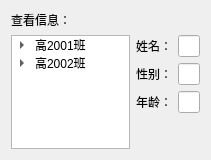
<?xml version="1.0" encoding="UTF-8"?>
<ui version="4.0">
 <class>mainWndClass</class>
 <widget class="QMainWindow" name="mainWndClass">
  <property name="geometry">
   <rect>
    <x>0</x>
    <y>0</y>
    <width>211</width>
    <height>160</height>
   </rect>
  </property>
  <property name="windowTitle">
   <string>mainWnd</string>
  </property>
  <widget class="QWidget" name="centralWidget">
   <layout class="QVBoxLayout" name="verticalLayout_3">
    <item>
     <layout class="QVBoxLayout" name="verticalLayout_2">
      <item>
       <widget class="QLabel" name="label">
        <property name="text">
         <string>查看信息：</string>
        </property>
       </widget>
      </item>
      <item>
       <layout class="QHBoxLayout" name="horizontalLayout_4">
        <item>
         <widget class="QTreeWidget" name="treeInfo">
          <property name="headerHidden">
           <bool>true</bool>
          </property>
          <column>
           <property name="text">
            <string>1</string>
           </property>
          </column>
          <item>
           <property name="text">
            <string>高2001班</string>
           </property>
           <item>
            <property name="text">
             <string>张三</string>
            </property>
           </item>
           <item>
            <property name="text">
             <string>李四</string>
            </property>
           </item>
          </item>
          <item>
           <property name="text">
            <string>高2002班</string>
           </property>
           <item>
            <property name="text">
             <string>王五</string>
            </property>
           </item>
           <item>
            <property name="text">
             <string>马六</string>
            </property>
           </item>
          </item>
         </widget>
        </item>
        <item>
         <layout class="QVBoxLayout" name="verticalLayout">
          <item>
           <layout class="QHBoxLayout" name="horizontalLayout">
            <item>
             <widget class="QLabel" name="label_2">
              <property name="text">
               <string>姓名：</string>
              </property>
             </widget>
            </item>
            <item>
             <widget class="QLineEdit" name="editName"/>
            </item>
           </layout>
          </item>
          <item>
           <layout class="QHBoxLayout" name="horizontalLayout_2">
            <item>
             <widget class="QLabel" name="label_3">
              <property name="text">
               <string>性别：</string>
              </property>
             </widget>
            </item>
            <item>
             <widget class="QLineEdit" name="editSex"/>
            </item>
           </layout>
          </item>
          <item>
           <layout class="QHBoxLayout" name="horizontalLayout_3">
            <item>
             <widget class="QLabel" name="label_4">
              <property name="text">
               <string>年龄：</string>
              </property>
             </widget>
            </item>
            <item>
             <widget class="QLineEdit" name="editAge"/>
            </item>
           </layout>
          </item>
          <item>
           <spacer name="verticalSpacer">
            <property name="orientation">
             <enum>Qt::Vertical</enum>
            </property>
            <property name="sizeHint" stdset="0">
             <size>
              <width>20</width>
              <height>40</height>
             </size>
            </property>
           </spacer>
          </item>
         </layout>
        </item>
       </layout>
      </item>
     </layout>
    </item>
   </layout>
  </widget>
 </widget>
 <layoutdefault spacing="6" margin="11"/>
 <resources>
  <include location="mainwnd.qrc"/>
 </resources>
 <connections/>
</ui>
